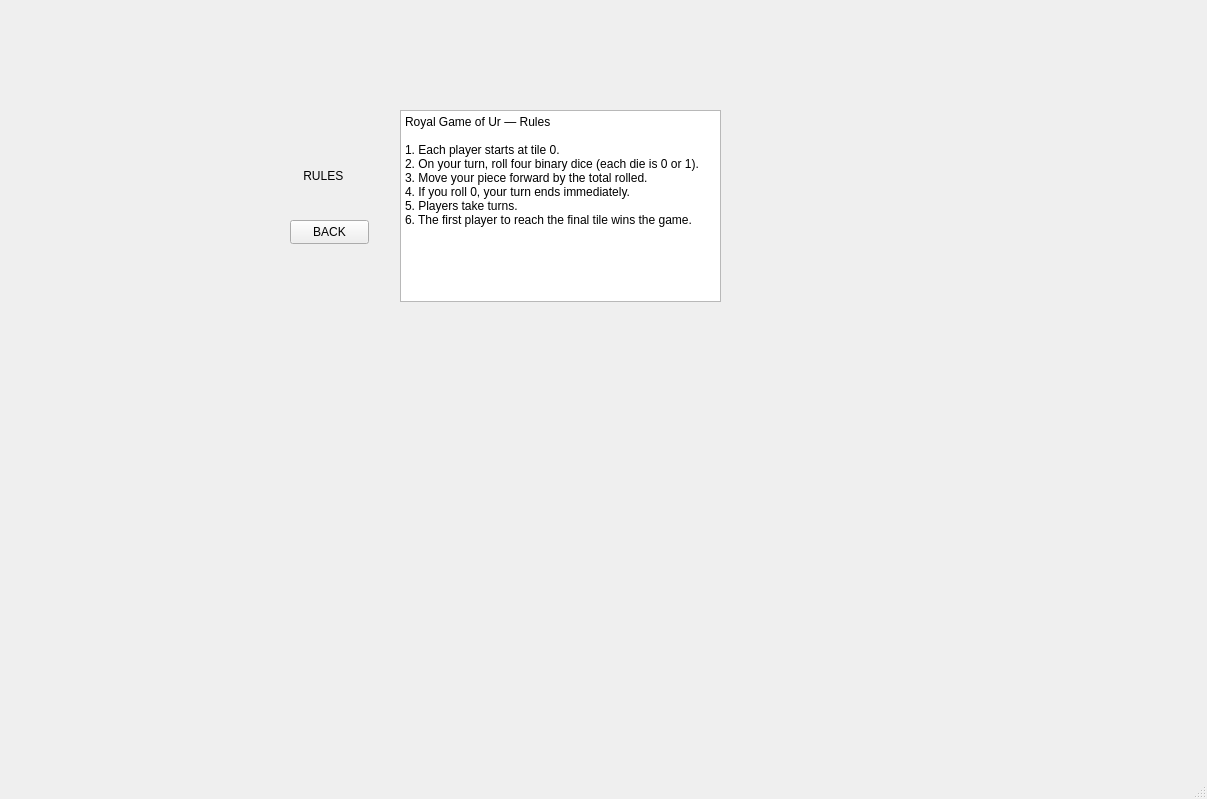
<?xml version="1.0" encoding="UTF-8"?>
<ui version="4.0">
 <class>MainWindow</class>
 <widget class="QMainWindow" name="MainWindow">
  <property name="geometry">
   <rect>
    <x>0</x>
    <y>0</y>
    <width>1207</width>
    <height>799</height>
   </rect>
  </property>
  <property name="windowTitle">
   <string>MainWindow</string>
  </property>
  <widget class="QWidget" name="centralwidget">
   <widget class="QStackedWidget" name="stackedWidget">
    <property name="geometry">
     <rect>
      <x>160</x>
      <y>20</y>
      <width>971</width>
      <height>701</height>
     </rect>
    </property>
    <property name="currentIndex">
     <number>3</number>
    </property>
    <widget class="QWidget" name="StartPage">
     <widget class="QLabel" name="label">
      <property name="geometry">
       <rect>
        <x>80</x>
        <y>20</y>
        <width>101</width>
        <height>20</height>
       </rect>
      </property>
      <property name="text">
       <string>Royal Game of UR</string>
      </property>
     </widget>
     <widget class="QPushButton" name="startButton">
      <property name="geometry">
       <rect>
        <x>90</x>
        <y>70</y>
        <width>79</width>
        <height>24</height>
       </rect>
      </property>
      <property name="text">
       <string>START</string>
      </property>
     </widget>
     <widget class="QPushButton" name="rulesButton">
      <property name="geometry">
       <rect>
        <x>90</x>
        <y>130</y>
        <width>79</width>
        <height>24</height>
       </rect>
      </property>
      <property name="text">
       <string>RULES</string>
      </property>
     </widget>
     <widget class="QPushButton" name="exitButton_2">
      <property name="geometry">
       <rect>
        <x>90</x>
        <y>180</y>
        <width>79</width>
        <height>24</height>
       </rect>
      </property>
      <property name="text">
       <string>EXIT</string>
      </property>
     </widget>
    </widget>
    <widget class="QWidget" name="GamePage">
     <layout class="QVBoxLayout" name="verticalLayout">
      <item>
       <widget class="QPushButton" name="rollButton">
        <property name="sizePolicy">
         <sizepolicy hsizetype="Minimum" vsizetype="Preferred">
          <horstretch>0</horstretch>
          <verstretch>0</verstretch>
         </sizepolicy>
        </property>
        <property name="text">
         <string>ROLL DICE </string>
        </property>
       </widget>
      </item>
      <item>
       <widget class="QPushButton" name="moveButton">
        <property name="text">
         <string>move</string>
        </property>
       </widget>
      </item>
      <item>
       <widget class="QLabel" name="diceLabel">
        <property name="text">
         <string>    DICE</string>
        </property>
       </widget>
      </item>
      <item>
       <widget class="QWidget" name="boardWidget" native="true">
        <property name="sizePolicy">
         <sizepolicy hsizetype="Expanding" vsizetype="Expanding">
          <horstretch>0</horstretch>
          <verstretch>0</verstretch>
         </sizepolicy>
        </property>
        <property name="minimumSize">
         <size>
          <width>300</width>
          <height>300</height>
         </size>
        </property>
        <property name="autoFillBackground">
         <bool>false</bool>
        </property>
        <widget class="QLabel" name="tile_5">
         <property name="geometry">
          <rect>
           <x>420</x>
           <y>90</y>
           <width>49</width>
           <height>40</height>
          </rect>
         </property>
         <property name="minimumSize">
          <size>
           <width>40</width>
           <height>40</height>
          </size>
         </property>
         <property name="text">
          <string>TextLabel</string>
         </property>
        </widget>
        <widget class="QLabel" name="tile_4">
         <property name="geometry">
          <rect>
           <x>360</x>
           <y>90</y>
           <width>49</width>
           <height>40</height>
          </rect>
         </property>
         <property name="minimumSize">
          <size>
           <width>40</width>
           <height>40</height>
          </size>
         </property>
         <property name="text">
          <string>TextLabel</string>
         </property>
        </widget>
        <widget class="QLabel" name="tile_3">
         <property name="geometry">
          <rect>
           <x>300</x>
           <y>90</y>
           <width>49</width>
           <height>40</height>
          </rect>
         </property>
         <property name="minimumSize">
          <size>
           <width>40</width>
           <height>40</height>
          </size>
         </property>
         <property name="text">
          <string>TextLabel</string>
         </property>
        </widget>
        <widget class="QLabel" name="tile_2">
         <property name="geometry">
          <rect>
           <x>250</x>
           <y>90</y>
           <width>49</width>
           <height>40</height>
          </rect>
         </property>
         <property name="minimumSize">
          <size>
           <width>40</width>
           <height>40</height>
          </size>
         </property>
         <property name="text">
          <string>TextLabel</string>
         </property>
        </widget>
        <widget class="QLabel" name="tile_1">
         <property name="geometry">
          <rect>
           <x>190</x>
           <y>90</y>
           <width>49</width>
           <height>40</height>
          </rect>
         </property>
         <property name="minimumSize">
          <size>
           <width>40</width>
           <height>40</height>
          </size>
         </property>
         <property name="text">
          <string>TextLabel</string>
         </property>
        </widget>
        <widget class="QLabel" name="tile_0">
         <property name="geometry">
          <rect>
           <x>130</x>
           <y>90</y>
           <width>49</width>
           <height>40</height>
          </rect>
         </property>
         <property name="minimumSize">
          <size>
           <width>40</width>
           <height>40</height>
          </size>
         </property>
         <property name="text">
          <string>TextLabel</string>
         </property>
        </widget>
        <widget class="QLabel" name="tile_7">
         <property name="geometry">
          <rect>
           <x>540</x>
           <y>90</y>
           <width>49</width>
           <height>40</height>
          </rect>
         </property>
         <property name="minimumSize">
          <size>
           <width>40</width>
           <height>40</height>
          </size>
         </property>
         <property name="text">
          <string>TextLabel</string>
         </property>
        </widget>
        <widget class="QLabel" name="tile_9">
         <property name="geometry">
          <rect>
           <x>680</x>
           <y>90</y>
           <width>49</width>
           <height>40</height>
          </rect>
         </property>
         <property name="minimumSize">
          <size>
           <width>40</width>
           <height>40</height>
          </size>
         </property>
         <property name="text">
          <string>TextLabel</string>
         </property>
        </widget>
        <widget class="QLabel" name="tile_6">
         <property name="geometry">
          <rect>
           <x>480</x>
           <y>90</y>
           <width>49</width>
           <height>40</height>
          </rect>
         </property>
         <property name="minimumSize">
          <size>
           <width>40</width>
           <height>40</height>
          </size>
         </property>
         <property name="text">
          <string>TextLabel</string>
         </property>
        </widget>
        <widget class="QLabel" name="statusLabel">
         <property name="geometry">
          <rect>
           <x>0</x>
           <y>0</y>
           <width>953</width>
           <height>16</height>
          </rect>
         </property>
         <property name="text">
          <string>  STATUS</string>
         </property>
        </widget>
        <widget class="QPushButton" name="quitButton">
         <property name="geometry">
          <rect>
           <x>562</x>
           <y>3</y>
           <width>391</width>
           <height>21</height>
          </rect>
         </property>
         <property name="text">
          <string>quit</string>
         </property>
        </widget>
        <widget class="QLabel" name="tile_8">
         <property name="geometry">
          <rect>
           <x>620</x>
           <y>90</y>
           <width>49</width>
           <height>40</height>
          </rect>
         </property>
         <property name="minimumSize">
          <size>
           <width>40</width>
           <height>40</height>
          </size>
         </property>
         <property name="text">
          <string>TextLabel</string>
         </property>
        </widget>
       </widget>
      </item>
     </layout>
    </widget>
    <widget class="QWidget" name="ResultPage">
     <widget class="QLabel" name="winnerLabel">
      <property name="geometry">
       <rect>
        <x>110</x>
        <y>30</y>
        <width>161</width>
        <height>41</height>
       </rect>
      </property>
      <property name="text">
       <string>    WINNER</string>
      </property>
     </widget>
     <widget class="QPushButton" name="playAgainButton">
      <property name="geometry">
       <rect>
        <x>170</x>
        <y>260</y>
        <width>79</width>
        <height>24</height>
       </rect>
      </property>
      <property name="text">
       <string>play again</string>
      </property>
     </widget>
     <widget class="QPushButton" name="exitButton">
      <property name="geometry">
       <rect>
        <x>170</x>
        <y>310</y>
        <width>79</width>
        <height>24</height>
       </rect>
      </property>
      <property name="text">
       <string>exit</string>
      </property>
     </widget>
    </widget>
    <widget class="QWidget" name="RulesPage">
     <widget class="QLabel" name="rulesLabel">
      <property name="geometry">
       <rect>
        <x>140</x>
        <y>40</y>
        <width>301</width>
        <height>231</height>
       </rect>
      </property>
      <property name="text">
       <string> RULES</string>
      </property>
      <property name="wordWrap">
       <bool>true</bool>
      </property>
     </widget>
     <widget class="QPushButton" name="rulesBackButton">
      <property name="geometry">
       <rect>
        <x>130</x>
        <y>200</y>
        <width>79</width>
        <height>24</height>
       </rect>
      </property>
      <property name="text">
       <string>BACK</string>
      </property>
     </widget>
     <widget class="QTextBrowser" name="textBrowser">
      <property name="geometry">
       <rect>
        <x>240</x>
        <y>90</y>
        <width>321</width>
        <height>192</height>
       </rect>
      </property>
      <property name="html">
       <string>&lt;!DOCTYPE HTML PUBLIC &quot;-//W3C//DTD HTML 4.0//EN&quot; &quot;http://www.w3.org/TR/REC-html40/strict.dtd&quot;&gt;
&lt;html&gt;&lt;head&gt;&lt;meta name=&quot;qrichtext&quot; content=&quot;1&quot; /&gt;&lt;meta charset=&quot;utf-8&quot; /&gt;&lt;style type=&quot;text/css&quot;&gt;
p, li { white-space: pre-wrap; }
hr { height: 1px; border-width: 0; }
li.unchecked::marker { content: &quot;\2610&quot;; }
li.checked::marker { content: &quot;\2612&quot;; }
&lt;/style&gt;&lt;/head&gt;&lt;body style=&quot; font-family:'Segoe UI'; font-size:9pt; font-weight:400; font-style:normal;&quot;&gt;
&lt;p style=&quot; margin-top:0px; margin-bottom:0px; margin-left:0px; margin-right:0px; -qt-block-indent:0; text-indent:0px;&quot;&gt;Royal Game of Ur — Rules&lt;/p&gt;
&lt;p style=&quot;-qt-paragraph-type:empty; margin-top:0px; margin-bottom:0px; margin-left:0px; margin-right:0px; -qt-block-indent:0; text-indent:0px;&quot;&gt;&lt;br /&gt;&lt;/p&gt;
&lt;p style=&quot; margin-top:0px; margin-bottom:0px; margin-left:0px; margin-right:0px; -qt-block-indent:0; text-indent:0px;&quot;&gt;1. Each player starts at tile 0.&lt;/p&gt;
&lt;p style=&quot; margin-top:0px; margin-bottom:0px; margin-left:0px; margin-right:0px; -qt-block-indent:0; text-indent:0px;&quot;&gt;2. On your turn, roll four binary dice (each die is 0 or 1).&lt;/p&gt;
&lt;p style=&quot; margin-top:0px; margin-bottom:0px; margin-left:0px; margin-right:0px; -qt-block-indent:0; text-indent:0px;&quot;&gt;3. Move your piece forward by the total rolled.&lt;/p&gt;
&lt;p style=&quot; margin-top:0px; margin-bottom:0px; margin-left:0px; margin-right:0px; -qt-block-indent:0; text-indent:0px;&quot;&gt;4. If you roll 0, your turn ends immediately.&lt;/p&gt;
&lt;p style=&quot; margin-top:0px; margin-bottom:0px; margin-left:0px; margin-right:0px; -qt-block-indent:0; text-indent:0px;&quot;&gt;5. Players take turns.&lt;/p&gt;
&lt;p style=&quot; margin-top:0px; margin-bottom:0px; margin-left:0px; margin-right:0px; -qt-block-indent:0; text-indent:0px;&quot;&gt;6. The first player to reach the final tile wins the game.&lt;/p&gt;
&lt;p style=&quot;-qt-paragraph-type:empty; margin-top:0px; margin-bottom:0px; margin-left:0px; margin-right:0px; -qt-block-indent:0; text-indent:0px;&quot;&gt;&lt;br /&gt;&lt;/p&gt;&lt;/body&gt;&lt;/html&gt;</string>
      </property>
     </widget>
    </widget>
   </widget>
  </widget>
  <widget class="QMenuBar" name="menubar">
   <property name="geometry">
    <rect>
     <x>0</x>
     <y>0</y>
     <width>1207</width>
     <height>33</height>
    </rect>
   </property>
  </widget>
  <widget class="QStatusBar" name="statusbar"/>
 </widget>
 <resources/>
 <connections/>
</ui>
